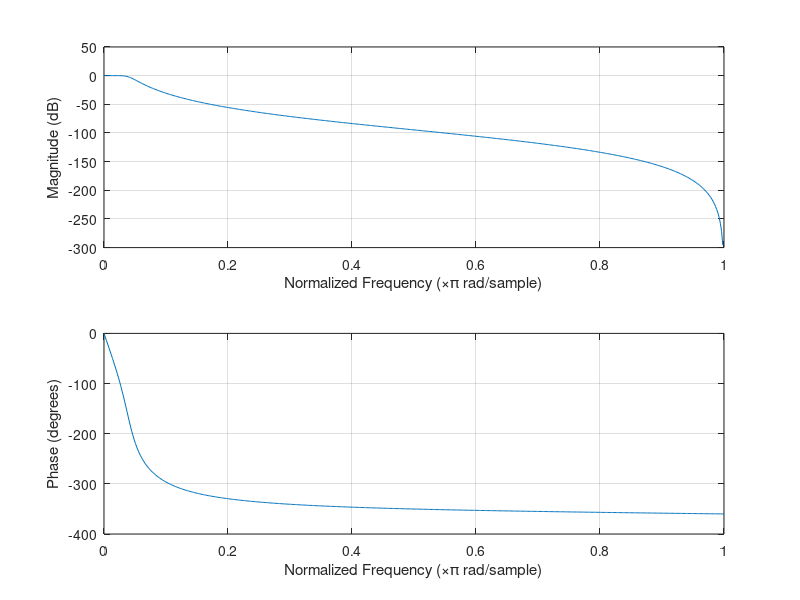

The MATLAB source for this figure: (Note: this script raises an error after producing the figure.)
clear all
close all
fs=48000;
fc=1000;
liczba_bit=16
[b,a] = butter(4,fc/(fs/2));
figure(1)
freqz(b,a);
[sos,g]=tf2sos(b,a);
g_prim=g^(1/2);

N=1000; % 100 test samples
%x=randn(N,1); % generate random samples
x=ones(1,N)*100;

y=zeros(N,1); % allocate output array
d=zeros(3,1); % clear delay line

for i=1:2
    for j=1:6
        [A,sos2(i,j),sos3(i,j)]=fixpoint(sos(i,j),16);
    end
end

sos3
sos2
[l,k,m]=fixpoint(g_prim,16);
m
hdl_creator(sos3,2,liczba_bit,m)
%{
for i=1:3
b=sos(i,1:3);
a=sos(i,4:6);

%freqz(bg,a);


for n=1:N
 y(n)=b(1)*x(n)+d(1);
 d(1)=b(2)*x(n)-a(2)*y(n)+d(2);
 d(2)=b(3)*x(n)-a(3)*y(n);
 
end
z=y;
x=y;
end
figure(1)
y=y.*g;
plot(1:N,floor(y))
%}